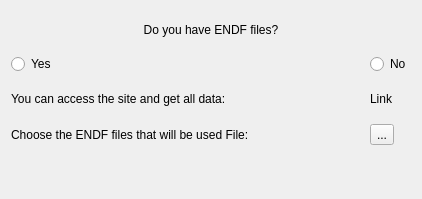
<?xml version="1.0" encoding="UTF-8"?>
<ui version="4.0">
 <class>NJOYChoosingIsotopesWidget</class>
 <widget class="QWidget" name="NJOYChoosingIsotopesWidget">
  <property name="geometry">
   <rect>
    <x>0</x>
    <y>0</y>
    <width>422</width>
    <height>199</height>
   </rect>
  </property>
  <property name="windowTitle">
   <string>Form</string>
  </property>
  <layout class="QGridLayout" name="gridLayout">
   <item row="0" column="0" colspan="2">
    <widget class="QLabel" name="labelInformation">
     <property name="text">
      <string>Do you have ENDF files?</string>
     </property>
     <property name="alignment">
      <set>Qt::AlignCenter</set>
     </property>
    </widget>
   </item>
   <item row="3" column="1">
    <widget class="QToolButton" name="toolButtonOpenFile">
     <property name="text">
      <string>...</string>
     </property>
     <property name="icon">
      <iconset resource="Resources.qrc">
       <normaloff>:/Icons/open.png</normaloff>:/Icons/open.png</iconset>
     </property>
     <property name="iconSize">
      <size>
       <width>30</width>
       <height>16</height>
      </size>
     </property>
     <property name="shortcut">
      <string>Ctrl+A</string>
     </property>
    </widget>
   </item>
   <item row="2" column="1">
    <widget class="QLabel" name="labelLink">
     <property name="text">
      <string>Link</string>
     </property>
    </widget>
   </item>
   <item row="2" column="0">
    <widget class="QLabel" name="labelSiteInformation">
     <property name="text">
      <string>You can access the site and get all data: </string>
     </property>
     <property name="wordWrap">
      <bool>true</bool>
     </property>
    </widget>
   </item>
   <item row="1" column="1">
    <widget class="QRadioButton" name="radioButtonNo">
     <property name="enabled">
      <bool>true</bool>
     </property>
     <property name="text">
      <string>No</string>
     </property>
     <property name="checkable">
      <bool>true</bool>
     </property>
     <attribute name="buttonGroup">
      <string notr="true">buttonGroup</string>
     </attribute>
    </widget>
   </item>
   <item row="1" column="0">
    <widget class="QRadioButton" name="radioButtonYes">
     <property name="text">
      <string>Yes</string>
     </property>
     <attribute name="buttonGroup">
      <string notr="true">buttonGroup</string>
     </attribute>
    </widget>
   </item>
   <item row="3" column="0">
    <widget class="QLabel" name="labelChooseENDFFile">
     <property name="text">
      <string>Choose the ENDF files that will be used File:</string>
     </property>
     <property name="wordWrap">
      <bool>true</bool>
     </property>
    </widget>
   </item>
   <item row="4" column="0">
    <widget class="QLabel" name="labelFileName">
     <property name="text">
      <string/>
     </property>
    </widget>
   </item>
  </layout>
 </widget>
 <resources>
  <include location="Resources.qrc"/>
 </resources>
 <connections/>
 <buttongroups>
  <buttongroup name="buttonGroup"/>
 </buttongroups>
</ui>
